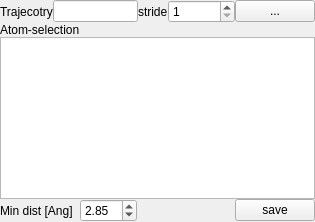
<?xml version="1.0" encoding="UTF-8"?>
<ui version="4.0">
 <class>Form</class>
 <widget class="QWidget" name="Form">
  <property name="geometry">
   <rect>
    <x>0</x>
    <y>0</y>
    <width>315</width>
    <height>222</height>
   </rect>
  </property>
  <property name="windowTitle">
   <string>Remove clashed frames</string>
  </property>
  <layout class="QGridLayout" name="gridLayout">
   <property name="margin">
    <number>0</number>
   </property>
   <property name="spacing">
    <number>0</number>
   </property>
   <item row="3" column="0" colspan="4">
    <widget class="QPlainTextEdit" name="plainTextEdit">
     <property name="toolTip">
      <string>&lt;html&gt;&lt;head/&gt;&lt;body&gt;&lt;p&gt;Provide here a list of atom ids separated by a comma. The listed atoms will be used to calculate their paiwise distance. If the distance between one atom pair is smaller than the minimum distance this structure is excluded from the trajectory.&lt;/p&gt;&lt;/body&gt;&lt;/html&gt;</string>
     </property>
    </widget>
   </item>
   <item row="4" column="3">
    <widget class="QPushButton" name="pushButton">
     <property name="text">
      <string>save</string>
     </property>
    </widget>
   </item>
   <item row="0" column="0" rowspan="2" colspan="4">
    <layout class="QHBoxLayout" name="horizontalLayout">
     <property name="spacing">
      <number>0</number>
     </property>
     <item>
      <widget class="QLabel" name="label">
       <property name="text">
        <string>Trajecotry</string>
       </property>
      </widget>
     </item>
     <item>
      <widget class="QLineEdit" name="lineEdit">
       <property name="readOnly">
        <bool>true</bool>
       </property>
      </widget>
     </item>
     <item>
      <widget class="QLabel" name="label_4">
       <property name="text">
        <string>stride</string>
       </property>
      </widget>
     </item>
     <item>
      <widget class="QSpinBox" name="spinBox">
       <property name="minimum">
        <number>1</number>
       </property>
       <property name="maximum">
        <number>999999</number>
       </property>
      </widget>
     </item>
     <item>
      <widget class="QPushButton" name="toolButton">
       <property name="text">
        <string>...</string>
       </property>
      </widget>
     </item>
    </layout>
   </item>
   <item row="4" column="1">
    <widget class="QDoubleSpinBox" name="doubleSpinBox">
     <property name="singleStep">
      <double>0.100000000000000</double>
     </property>
     <property name="value">
      <double>2.850000000000000</double>
     </property>
    </widget>
   </item>
   <item row="4" column="0">
    <widget class="QLabel" name="label_3">
     <property name="text">
      <string>Min dist [Ang]</string>
     </property>
    </widget>
   </item>
   <item row="4" column="2">
    <spacer name="horizontalSpacer">
     <property name="orientation">
      <enum>Qt::Horizontal</enum>
     </property>
     <property name="sizeHint" stdset="0">
      <size>
       <width>40</width>
       <height>20</height>
      </size>
     </property>
    </spacer>
   </item>
   <item row="2" column="0">
    <widget class="QLabel" name="label_2">
     <property name="text">
      <string>Atom-selection</string>
     </property>
    </widget>
   </item>
  </layout>
  <action name="actionOpen_trajectory">
   <property name="text">
    <string>Open trajectory</string>
   </property>
  </action>
  <action name="actionSave_clash_free_trajectory">
   <property name="text">
    <string>Save clash free trajectory</string>
   </property>
  </action>
 </widget>
 <resources/>
 <connections>
  <connection>
   <sender>toolButton</sender>
   <signal>clicked()</signal>
   <receiver>actionOpen_trajectory</receiver>
   <slot>trigger()</slot>
   <hints>
    <hint type="sourcelabel">
     <x>289</x>
     <y>10</y>
    </hint>
    <hint type="destinationlabel">
     <x>-1</x>
     <y>-1</y>
    </hint>
   </hints>
  </connection>
  <connection>
   <sender>pushButton</sender>
   <signal>clicked()</signal>
   <receiver>actionSave_clash_free_trajectory</receiver>
   <slot>trigger()</slot>
   <hints>
    <hint type="sourcelabel">
     <x>265</x>
     <y>33</y>
    </hint>
    <hint type="destinationlabel">
     <x>-1</x>
     <y>-1</y>
    </hint>
   </hints>
  </connection>
 </connections>
</ui>
